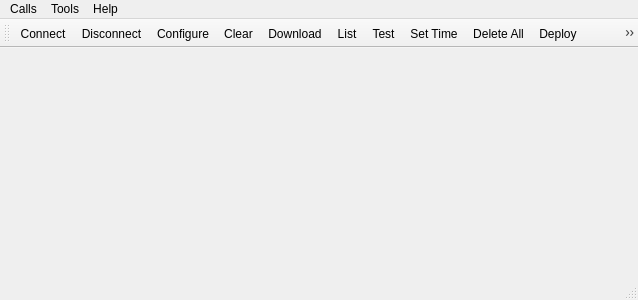
<?xml version="1.0" encoding="UTF-8"?>
<ui version="4.0">
 <class>MainWindow</class>
 <widget class="QMainWindow" name="MainWindow">
  <property name="geometry">
   <rect>
    <x>0</x>
    <y>0</y>
    <width>638</width>
    <height>300</height>
   </rect>
  </property>
  <property name="windowTitle">
   <string>iTag Terminal</string>
  </property>
  <widget class="QWidget" name="centralWidget">
   <layout class="QVBoxLayout" name="verticalLayout"/>
  </widget>
  <widget class="QMenuBar" name="menuBar">
   <property name="geometry">
    <rect>
     <x>0</x>
     <y>0</y>
     <width>638</width>
     <height>22</height>
    </rect>
   </property>
   <widget class="QMenu" name="menuCalls">
    <property name="title">
     <string>Calls</string>
    </property>
    <addaction name="actionConnect"/>
    <addaction name="actionDisconnect"/>
    <addaction name="separator"/>
    <addaction name="actionQuit"/>
   </widget>
   <widget class="QMenu" name="menuTools">
    <property name="title">
     <string>Tools</string>
    </property>
    <addaction name="actionConfigure"/>
    <addaction name="actionClear"/>
   </widget>
   <widget class="QMenu" name="menuHelp">
    <property name="title">
     <string>Help</string>
    </property>
    <addaction name="actionAbout"/>
    <addaction name="actionAboutQt"/>
   </widget>
   <addaction name="menuCalls"/>
   <addaction name="menuTools"/>
   <addaction name="menuHelp"/>
  </widget>
  <widget class="QToolBar" name="mainToolBar">
   <attribute name="toolBarArea">
    <enum>TopToolBarArea</enum>
   </attribute>
   <attribute name="toolBarBreak">
    <bool>false</bool>
   </attribute>
   <addaction name="actionConnect"/>
   <addaction name="actionDisconnect"/>
   <addaction name="actionConfigure"/>
   <addaction name="actionClear"/>
   <addaction name="actionactionDownload"/>
   <addaction name="actionList"/>
   <addaction name="actionTest"/>
   <addaction name="actionSet_Time"/>
   <addaction name="actionDelete_All"/>
   <addaction name="actionDeploy"/>
   <addaction name="actionBurn"/>
   <addaction name="actionBurnDT"/>
  </widget>
  <widget class="QStatusBar" name="statusBar"/>
  <action name="actionAbout">
   <property name="text">
    <string>&amp;About</string>
   </property>
   <property name="toolTip">
    <string>About program</string>
   </property>
   <property name="shortcut">
    <string>Alt+A</string>
   </property>
  </action>
  <action name="actionAboutQt">
   <property name="text">
    <string>About Qt</string>
   </property>
  </action>
  <action name="actionConnect">
   <property name="icon">
    <iconset resource="terminal.qrc">
     <normaloff>:/images/connect.png</normaloff>:/images/connect.png</iconset>
   </property>
   <property name="text">
    <string>C&amp;onnect</string>
   </property>
   <property name="toolTip">
    <string>Connect to serial port</string>
   </property>
   <property name="shortcut">
    <string>Ctrl+O</string>
   </property>
  </action>
  <action name="actionDisconnect">
   <property name="icon">
    <iconset resource="terminal.qrc">
     <normaloff>:/images/disconnect.png</normaloff>:/images/disconnect.png</iconset>
   </property>
   <property name="text">
    <string>&amp;Disconnect</string>
   </property>
   <property name="toolTip">
    <string>Disconnect from serial port</string>
   </property>
   <property name="shortcut">
    <string>Ctrl+D</string>
   </property>
  </action>
  <action name="actionConfigure">
   <property name="icon">
    <iconset resource="terminal.qrc">
     <normaloff>:/images/settings.png</normaloff>:/images/settings.png</iconset>
   </property>
   <property name="text">
    <string>&amp;Configure</string>
   </property>
   <property name="toolTip">
    <string>Configure serial port</string>
   </property>
   <property name="shortcut">
    <string>Alt+C</string>
   </property>
  </action>
  <action name="actionClear">
   <property name="icon">
    <iconset resource="terminal.qrc">
     <normaloff>:/images/clear.png</normaloff>:/images/clear.png</iconset>
   </property>
   <property name="text">
    <string>C&amp;lear</string>
   </property>
   <property name="toolTip">
    <string>Clear data</string>
   </property>
   <property name="shortcut">
    <string>Alt+L</string>
   </property>
  </action>
  <action name="actionQuit">
   <property name="icon">
    <iconset resource="terminal.qrc">
     <normaloff>:/images/application-exit.png</normaloff>:/images/application-exit.png</iconset>
   </property>
   <property name="text">
    <string>&amp;Quit</string>
   </property>
   <property name="shortcut">
    <string>Ctrl+Q</string>
   </property>
  </action>
  <action name="actionactionDownload">
   <property name="text">
    <string>Download</string>
   </property>
   <property name="toolTip">
    <string>Download</string>
   </property>
  </action>
  <action name="actionList">
   <property name="text">
    <string>List</string>
   </property>
   <property name="toolTip">
    <string>List Files</string>
   </property>
  </action>
  <action name="actionTest">
   <property name="text">
    <string>Test</string>
   </property>
   <property name="toolTip">
    <string>Sensor Test</string>
   </property>
  </action>
  <action name="actionSet_Time">
   <property name="text">
    <string>Set Time</string>
   </property>
  </action>
  <action name="actionDelete_All">
   <property name="text">
    <string>Delete All</string>
   </property>
  </action>
  <action name="actionDeploy">
   <property name="text">
    <string>Deploy</string>
   </property>
  </action>
  <action name="actionBurn">
   <property name="text">
    <string>Burn</string>
   </property>
   <property name="toolTip">
    <string>Setup Burn and VHF</string>
   </property>
  </action>
  <action name="actionBurnDT">
   <property name="text">
    <string>BurnDT</string>
   </property>
   <property name="toolTip">
    <string>Burn wire datetime</string>
   </property>
  </action>
 </widget>
 <layoutdefault spacing="6" margin="11"/>
 <resources>
  <include location="terminal.qrc"/>
 </resources>
 <connections/>
</ui>
